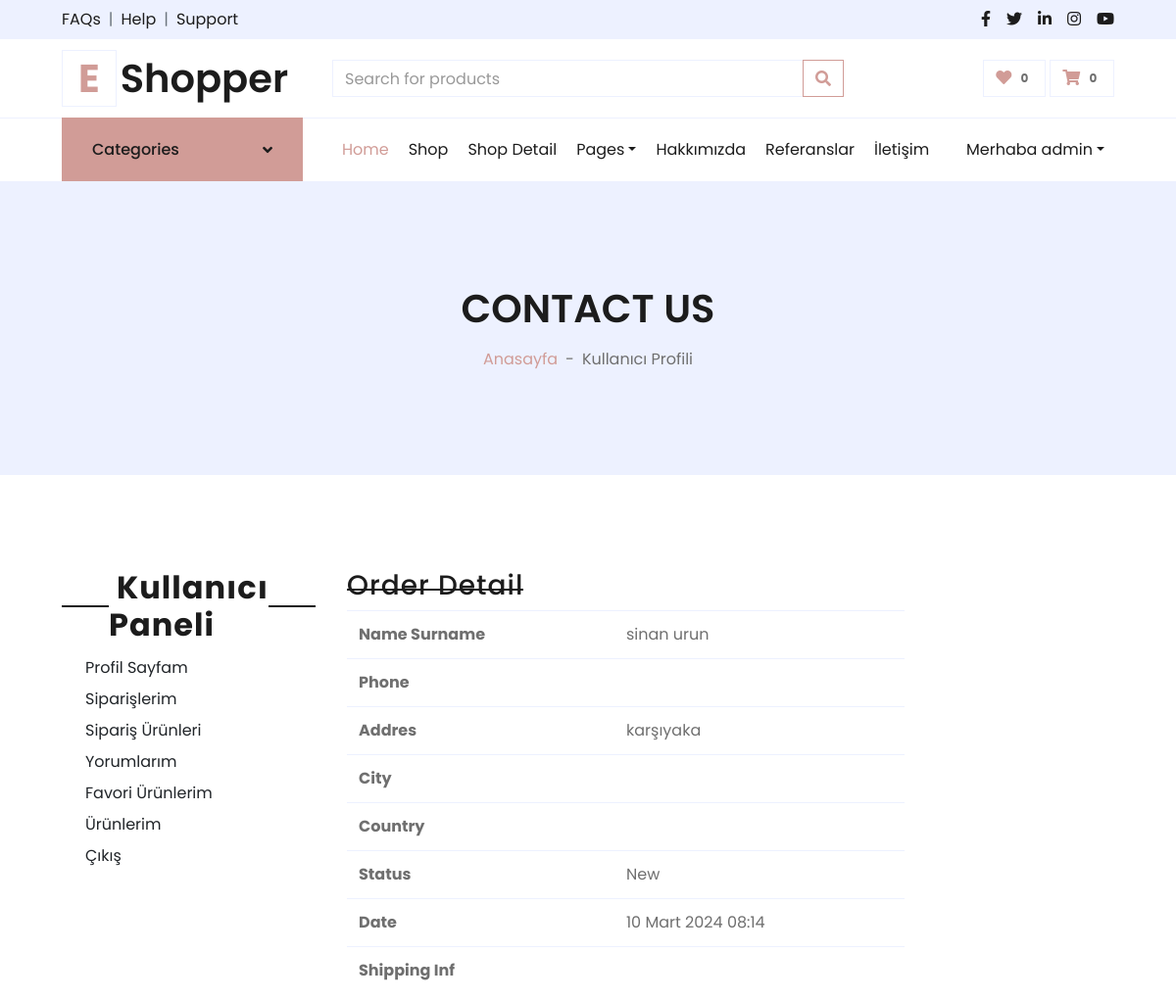
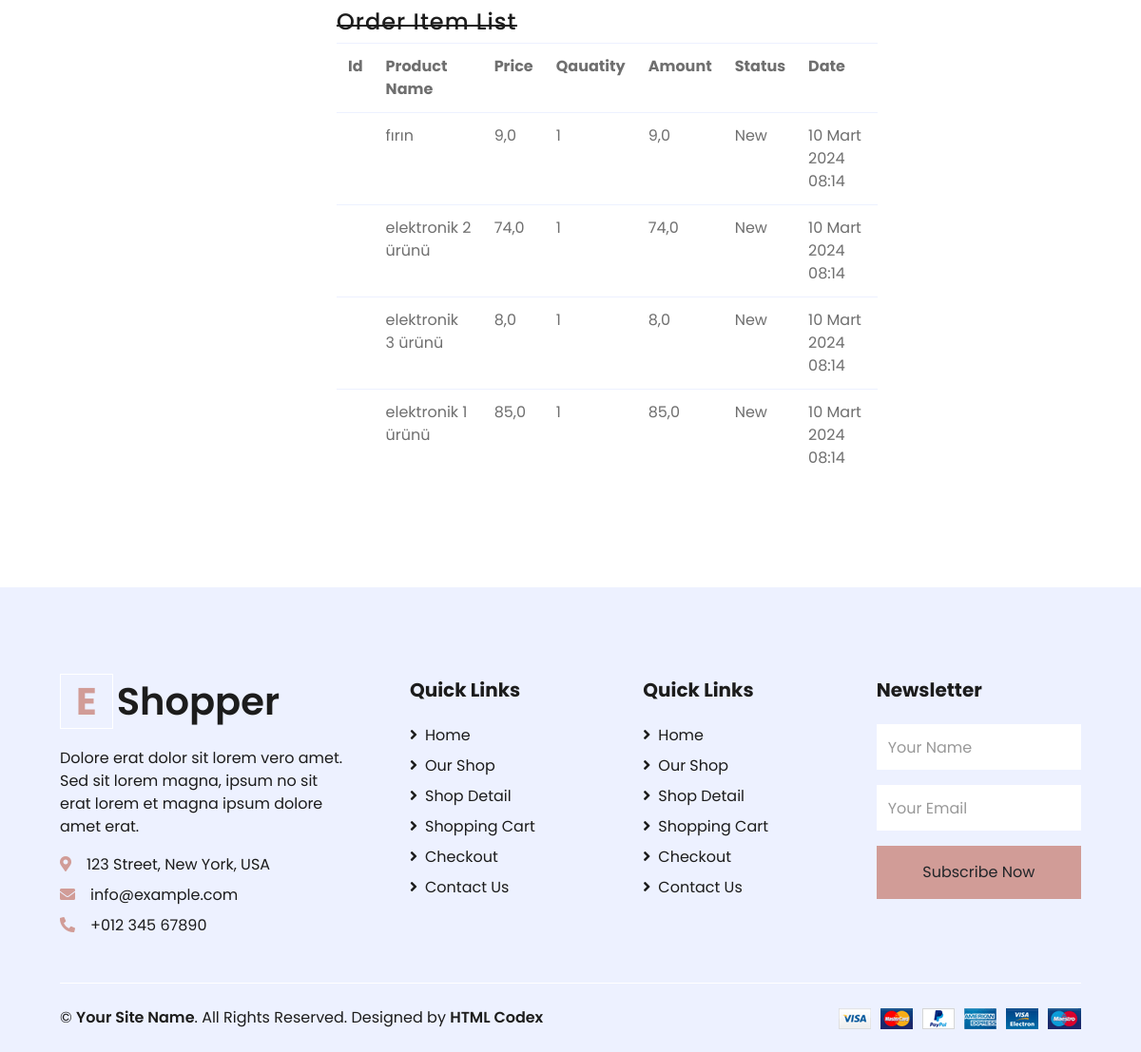
Page /user/orderdetail/1 (signed in) on the committed database (2 pictures, top to bottom).
### order/models.py (models this page shows, shortened)
class Order(models.Model):
    STATUS = (('New', 'New'),
        ('Accepted', 'Accepted'),
        ('Preaparing', 'Preaparing'),
        ('OnShipping', 'OnShipping'),
        ('Completed', 'Completed'),
        ('Canceled', 'Canceled'),)
    user = models.ForeignKey(User, on_delete=models.SET_NULL, null=True)
    code = models.CharField(max_length=5, editable=False)  # üye olmayanlar için random kod
    first_name = models.CharField(max_length=10)
    last_name = models.CharField(max_length=10)
    phone = models.CharField(blank=True, max_length=20)
    address = models.CharField(blank=True, max_length=150)
    city = models.CharField(blank=True, max_length=20)
    country = models.CharField(blank=True, max_length=20)
    total = models.FloatField()
    status = models.CharField(max_length=10, choices=STATUS, default='New')
    ip = models.CharField(blank=True, max_length=20)
    adminnote = models.CharField(blank=True, max_length=100)
    create_at = models.DateTimeField(auto_now_add=True)
    update_at = models.DateTimeField(auto_now=True)

class OrderProduct(models.Model):
    STATUS = (
        ('New', 'New'),
        ('Accepted', 'Accepted'),
        ('Canceled', 'Canceled'),
    )
    order = models.ForeignKey(Order, on_delete=models.CASCADE)
    user = models.ForeignKey(User, on_delete=models.CASCADE)
    product = models.ForeignKey(Product, on_delete=models.CASCADE)
    quantity = models.IntegerField()
    price = models.FloatField()
    amount = models.FloatField()
    status = models.CharField(max_length=10, choices=STATUS, default='New')
    create_at = models.DateTimeField(auto_now_add=True)
    update_at = models.DateTimeField(auto_now=True)

### product/models.py (models this page shows, shortened)
class Product(models.Model):
    STATUS = (
        ('True', 'Evet'),
        ('False', 'Hayir'),
    )
    category = models.ForeignKey(Category, on_delete=models.CASCADE)  # manytoonerelationwithCategory
    title = models.CharField(max_length=150)
    keywords = models.CharField(blank=True, max_length=255)
    description = models.TextField(blank=True, max_length=255)
    image = models.ImageField(blank=True, upload_to='images/', default="images/default.jpg")
    price = models.FloatField()
    amount = models.IntegerField(default=0)
    detail=RichTextUploadingField()
    status = models.CharField(max_length=10, choices=STATUS, default='False')
    create_at = models.DateTimeField(auto_now_add=True)
    update_at = models.DateTimeField(auto_now=True)
    slug = models.SlugField(null=False, unique=True)
    user = models.ForeignKey(User, on_delete=models.CASCADE)
    reviewsCount = models.IntegerField(default=0)
    def image_tag(self):
        return mark_safe('<img src="{}" height="50"/>'.format(self.image.url))
    image_tag.short_description = 'Image'

### user/views.py (the view)
# urls.py: path('orderdetail/<int:id>', views.user_orderdetail, name='user_orderdetail'),
@login_required(login_url='/login')  # Check login
def user_orderdetail(request, id):
    current_user = request.user
    order = Order.objects.get(user_id=current_user.id, id=id)
    orderitems = OrderProduct.objects.filter(order_id=id)
    context = {'order': order, 'orderitems': orderitems}
    return render(request, 'user_order_detail.html', context)

### home/context_processors.py (called while the page is built)
def setting(request):
    setting = Setting.objects.get(pk=1)
    if setting:
        return {'setting': setting}

### product/context_processors.py (called while the page is built)
def category(request):
    category = Category.objects.all()
    if category:
        return {'category': category}

### user/templates/user_order_detail.html (shortened to what this page needs)
{% extends 'homebase.html' %}
{% block sidebar %} {% include 'sidebar.html' %}  {% endblock %}
{% block body %}
    <div class="container-fluid bg-secondary mb-5">
        <div class="d-flex flex-column align-items-center justify-content-center" style="min-height: 300px">
            <h1 class="font-weight-semi-bold text-uppercase mb-3">Contact Us</h1>
            <div class="d-inline-flex">
                <p class="m-0"><a href="/">Anasayfa</a></p>
                <p class="m-0 px-2">-</p>
                <p class="m-0">Kullanıcı Profili</p>
            </div>
        </div>
    </div>
    <div class="container-fluid pt-5">
        <div class="row px-xl-5">
            {% include 'user_panel.html' %}
                       <div class="col-lg-9 table-responsive mb-5">
                         <div class="col-md-9">
                    <div class="order-summary clearfix">
                        <div class="section-title">
                            <h3 class="title">Order Detail</h3>
                        </div>
                        <table class="shopping-cart-table table">
                            <tr>
                                <th class="text-left">Name Surname</th>
                                <td class="text-left">{{ order.first_name}} {{ order.last_name }} </td>
                            </tr>
                            <tr>
                                <th class="text-left">Phone</th>
                                <td class="text-left">{{ order.phone}}</td>
                            </tr>
                            <tr>
                                <th class="text-left">Addres</th>
                                <td class="text-left">{{ order.address}}</td>
                            </tr>
                            <tr>
                                <th class="text-left">City</th>
                                <td class="text-left">{{ order.city}}</td>
                            </tr>
                            <tr>
                                <th class="text-left">Country</th>
                                <td class="text-left">{{ order.country}}</td>
                            </tr>
                            <tr>
                                <th class="text-left">Status</th>
                                <td class="text-left">{{ order.status}}</td>
                            </tr>
                            <tr>
                                <th class="text-left">Date</th>
                                <td class="text-left">{{ order.create_at}}</td>
                            </tr>
                            <th class="text-left">Shipping Inf</th>
                            <td class="text-left">{{ order.adminnote}}</td>
                        </table>
                        <div class="section-title">
                            <h4 class="title">Order Item List</h4>
                        </div>
                        <table class="shopping-cart-table table">
                            <tr>
                                <th class="text-left">Id </th>
                                <th class="text-left">Product Name </th>
                                <th class="text-left">Price </th>
                                <th class="text-left">Qauatity </th>
                                <th class="text-left">Amount </th>
                                <th class="text-left">Status </th>
                                <th class="text-left">Date </th>
                            </tr>
                            {% for rs in orderitems %}
                                <tr>
                                    <td class="text-left">
                                    </td>
                                    <td class="text-left">{{ rs.product.title}} {{ rs.variant.size }}   {{ rs.variant.color }}</td>
                                    <td class="text-left">{{ rs.price}} </td>
                                    <td class="text-left">{{ rs.quantity}} </td>
                                    <td class="text-left">{{ rs.amount}} </td>
                                    <td class="text-left">{{ rs.status}} </td>
                                    <td class="text-left">{{ rs.create_at}} </td>
                                </tr>
                            {% endfor %}
                        </table>
                    </div>
                </div>
            </div>
        </div>
    </div>
 {% endblock %}

### home/templates/sidebar.html (shortened to what this page needs)
 {% load static %}
 {% if page == 'home' %}
    <div class="container-fluid mb-5">
        {% else %}
        <div class="container-fluid">
            {% endif %}
        <div class="row border-top px-xl-5">
            <div class="col-lg-3 d-none d-lg-block">
                <a class="btn shadow-none d-flex align-items-center justify-content-between bg-primary text-white w-100" data-toggle="collapse" href="#navbar-vertical" style="height: 65px; margin-top: -1px; padding: 0 30px;">
                    <h6 class="m-0">Categories</h6>
                    <i class="fa fa-angle-down text-dark"></i>
                </a>
                     {% load mptt_tags %}
            </div>
            <div class="col-lg-9">
                <nav class="navbar navbar-expand-lg bg-light navbar-light py-3 py-lg-0 px-0">
                    <div class="collapse navbar-collapse justify-content-between" id="navbarCollapse">
                        <div class="navbar-nav mr-auto py-0">
                            <a href="/" class="nav-item nav-link active">Home</a>
                            <a href="shop.html" class="nav-item nav-link">Shop</a>
                            <a href="detail.html" class="nav-item nav-link">Shop Detail</a>
                            <div class="nav-item dropdown">
                                <a href="#" class="nav-link dropdown-toggle" data-toggle="dropdown">Pages</a>
                            </div>
                            <a href="{% url 'hakkimizda' %}" class="nav-item nav-link">Hakkımızda</a>
                            <a href="/referanslar" class="nav-item nav-link">Referanslar</a>
                            <a href="/iletisim" class="nav-item nav-link">İletişim</a>
                        </div>
                        <div class="navbar-nav ml-auto py-0">
                            {% if user.id is not None %}
                              <div class="nav-item dropdown">
                                <a href="#" class="nav-link dropdown-toggle" data-toggle="dropdown">Merhaba {{ user.username }}</a>
                            </div>
                                {% else %}
                            <a href="/user/login" class="nav-item nav-link">Login</a>
                            <a href="/user/register" class="nav-item nav-link">Register</a>
                            {% endif %}
                        </div>
                    </div>
                </nav>
            </div>
        </div>
    </div>

### rows in the picture
Order: first_name "sinan", last_name "urun", address "karşıyaka", status "New", create_at "10 Mart 2024 08:14"
OrderProduct: product "fırın", price "9,0", quantity "1", amount "9,0", status "New", create_at "10 Mart 2024 08:14"
OrderProduct: product "elektronik 2 ürünü", price "74,0", quantity "1", amount "74,0", status "New", create_at "10 Mart 2024 08:14"
OrderProduct: product "elektronik 3 ürünü", price "8,0", quantity "1", amount "8,0", status "New", create_at "10 Mart 2024 08:14"
OrderProduct: product "elektronik 1 ürünü", price "85,0", quantity "1", amount "85,0", status "New", create_at "10 Mart 2024 08:14"

### other values in the picture
{{ user.username }} "admin"
